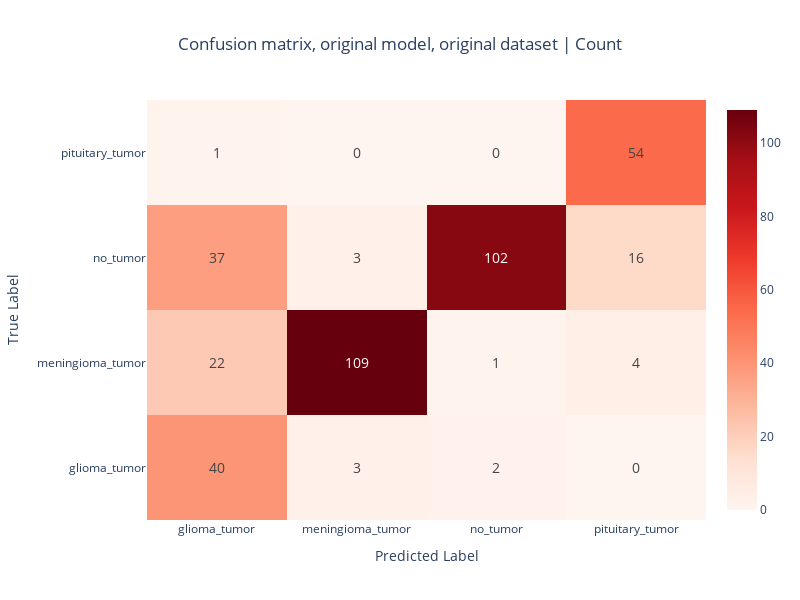
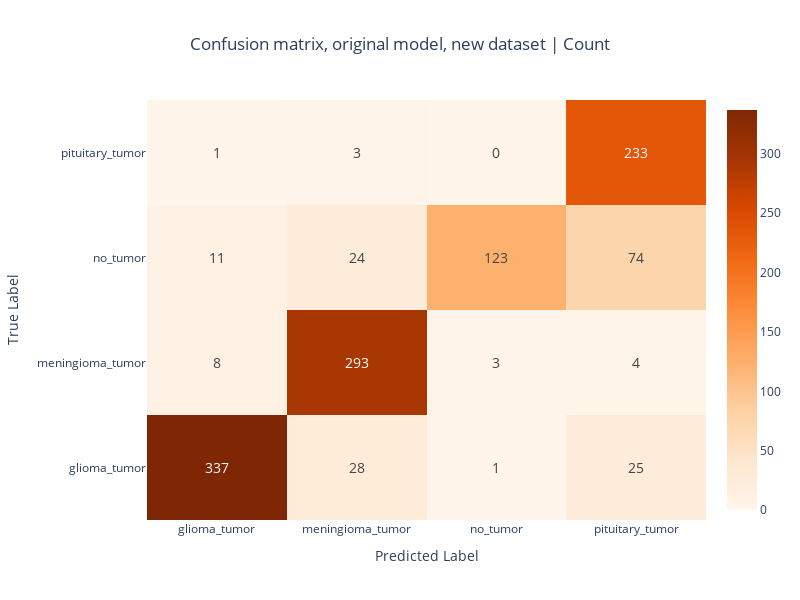

Source (notebook cell) for these figures, in order:
### Markdown cell above
## Metrics comparison between the original and the new dataset

### Classification reports

### Code cell
confusion_matrix_count_plot(
    df=df_confusion_matrix_archive, dataset_name="original dataset", color="Reds"
)

confusion_matrix_count_plot(
    df=df_confusion_matrix, dataset_name="new dataset", color="Oranges"
)

### Figure 1 — Plotly figure (JSON) as saved in the notebook; plotly's stock layout.template omitted (floating-point values rounded to 4 significant figures)
{"data": [{"colorscale": [[0, "rgb(255,245,240)"], [0.125, "rgb(254,224,210)"], [0.25, "rgb(252,187,161)"], [0.375, "rgb(252,146,114)"], [0.5, "rgb(251,106,74)"], [0.625, "rgb(239,59,44)"], [0.75, "rgb(203,24,29)"], [0.875, "rgb(165,15,21)"], [1, "rgb(103,0,13)"]], "textfont": {"size": 14}, "texttemplate": "%{z}", "type": "heatmap", "x": ["glioma_tumor", "meningioma_tumor", "no_tumor", "pituitary_tumor"], "y": ["glioma_tumor", "meningioma_tumor", "no_tumor", "pituitary_tumor"], "z": [[40, 3, 2, 0], [22, 109, 1, 4], [37, 3, 102, 16], [1, 0, 0, 54]]}], "layout": {"height": 600, "title": {"text": "Confusion matrix, original model, original dataset | Count", "x": 0.5, "xanchor": "center"}, "width": 800, "xaxis": {"title": {"text": "Predicted Label"}}, "yaxis": {"title": {"text": "True Label"}}}}

### Figure 2 — Plotly figure (JSON) as saved in the notebook; plotly's stock layout.template omitted (floating-point values rounded to 4 significant figures)
{"data": [{"colorscale": [[0, "rgb(255,245,235)"], [0.125, "rgb(254,230,206)"], [0.25, "rgb(253,208,162)"], [0.375, "rgb(253,174,107)"], [0.5, "rgb(253,141,60)"], [0.625, "rgb(241,105,19)"], [0.75, "rgb(217,72,1)"], [0.875, "rgb(166,54,3)"], [1, "rgb(127,39,4)"]], "textfont": {"size": 14}, "texttemplate": "%{z}", "type": "heatmap", "x": ["glioma_tumor", "meningioma_tumor", "no_tumor", "pituitary_tumor"], "y": ["glioma_tumor", "meningioma_tumor", "no_tumor", "pituitary_tumor"], "z": [[337, 28, 1, 25], [8, 293, 3, 4], [11, 24, 123, 74], [1, 3, 0, 233]]}], "layout": {"height": 600, "title": {"text": "Confusion matrix, original model, new dataset | Count", "x": 0.5, "xanchor": "center"}, "width": 800, "xaxis": {"title": {"text": "Predicted Label"}}, "yaxis": {"title": {"text": "True Label"}}}}
